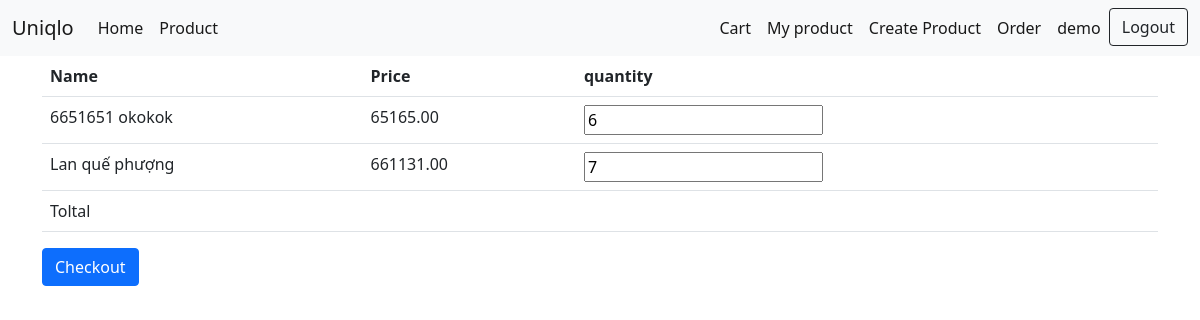
/basket/ (signed in), run on an earlier commit of the app's database.
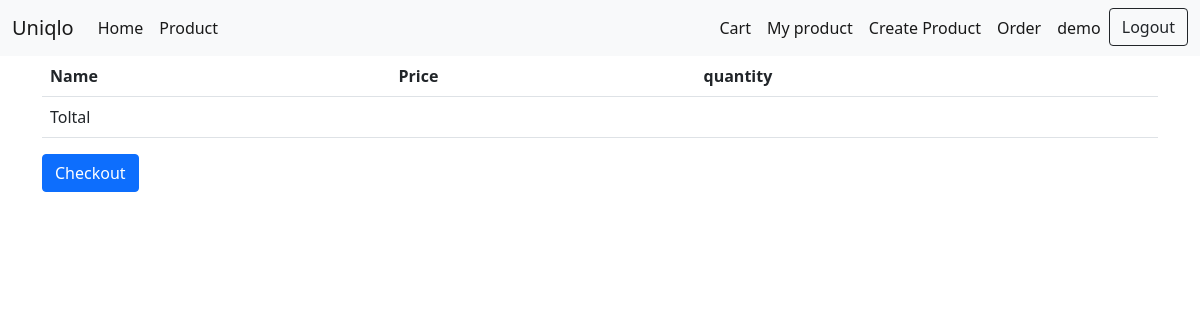
And on a later commit of the database.
### order/models.py (models this page shows, shortened)
class Cart(models.Model):
    product = models.ForeignKey(Product, on_delete=models.CASCADE)
    user = models.ForeignKey(User, on_delete=models.CASCADE, default=None)
    quantity = models.IntegerField(default=1)

### appProduct/models.py (models this page shows, shortened)
class Product(models.Model):
    category = models.ForeignKey(Category, on_delete=models.CASCADE)
    user = models.ForeignKey(User, on_delete=models.CASCADE)
    name = models.CharField(max_length=256)
    price = models.DecimalField(max_digits = 20,decimal_places=2)
    quantity = models.IntegerField(blank=True, default=1)
    recommend = models.TextField(blank=True)
    image = models.ImageField(upload_to='productImages', default='default.jpg')
    datecreated = models.DateTimeField(auto_now_add=True)  #không thể chỉnh sữa ngày tạo và khởi tạo thời gian tạo

### order/views.py (the view, shortened to what this page needs)
# urls.py: path('basket/', views.basket , name ="basket"),
def basket(request):
    if request.user.is_authenticated:
        listCart = Cart.objects.filter(user = request.user)
    return render(request, 'order/basket.html', {'listCart': listCart} )

### templates/order/basket.html (shortened to what this page needs)
{% extends "base/base.html" %}
{% block block_body %}
<form action="" method="POST">
<table class="table">
    <tr>
        <th>Name</th>
        <th>Price</th>
        <th>quantity</th>
    </tr>
    {% if user.is_authenticated %}
    {% for cart in listCart %}
    <tr>
        <td>{{cart.product.name}}</td>
        <td>{{cart.product.price}}</td>
        <td> <input type="number" name="quantitys" value="{{cart.quantity}}" min="1" id = "number"></td>
    </tr>
    {% endfor %}
    <tr>
        <td>Toltal</td>
        <td></td>
        <td></td>
    </tr>
    {% endif %}
</table>
        <a class="btn btn-primary" href="{% url 'order:checkout' %}">Checkout</a>
</form>
{% endblock %}

### templates/base/base.html (shortened to what this page needs)
<!doctype html>
<html lang="en">
{% load static %}
<head>
    <link href="https://cdn.jsdelivr.net/npm/bootstrap@5.0.0-beta1/dist/css/bootstrap.min.css" rel="stylesheet"
>
    <link rel="stylesheet" href={% static 'css/style.css' %}>
</head>
<body>
    {% block block_body_not_nav %}
    <nav class="navbar navbar-expand-lg navbar-light bg-light">
        <div class="container-fluid">
            <a class="navbar-brand" href="{% url 'home:index' %}">Uniqlo</a>
            <div class="collapse navbar-collapse" id="navbarSupportedContent">
                <ul class="navbar-nav w-100">
                    <li class="nav-item">
                        <a class="nav-link active" aria-current="page" href="{% url 'home:index' %}">Home</a>
                    </li>
                    <li class="nav-item">
                        <a class="nav-link active" aria-current="page" href="{% url 'appProduct:product' %}">Product</a>
                    </li>
                    <li class="nav-item  ms-auto">
                        <a class="nav-link active" aria-current="page" href="{% url 'order:basket' %}">Cart
                            </a>
                    </li>
                    {% if user.is_authenticated %}
                    <li class="nav-item">
                        <a class="nav-link active" aria-current="page" href="{% url 'appProduct:productuser' %}">My
                            product</a>
                    </li>
                    <li class="nav-item">
                        <a class="nav-link active" aria-current="page"
                            href="{% url 'appProduct:createproduct' %}">Create Product</a>
                    </li>
                    <li class="nav-item">
                        <a class="nav-link active" aria-current="page"
                            href="{% url 'appUser:order' %}">Order</a>
                    </li>
                    <li class="nav-item">
                        <a class="nav-link active" aria-current="page"
                            href="{% url 'appUser:userInfo' %}">{{user.username }}
                        </a>
                    </li>
                    <li class="nav-item">
                        <form action="{% url 'register:logout' %}" method="POST">
                            <button type="submit" class="btn btn-outline-dark">Logout</button>
                        </form>
                    </li>
                    {%endif%}
                </ul>
            </div>
        </div>
    </nav>
    <div class="container">
        {% block block_body %}
        {% endblock %}
        {% endblock block_body_not_nav %}
    </div>
</body>
</html>

What changed in the data, as far as the page shows it:
removed Cart: product.name "6651651 okokok", product.price "65165.00", quantitys "6"
removed Cart: product.name "Lan quế phượng", product.price "661131.00", quantitys "7"
